Frame 1 (no input): blank canvas, image omitted
Frame 60 (the mouse pressed at the canvas centre just before this capture): blank canvas, image omitted
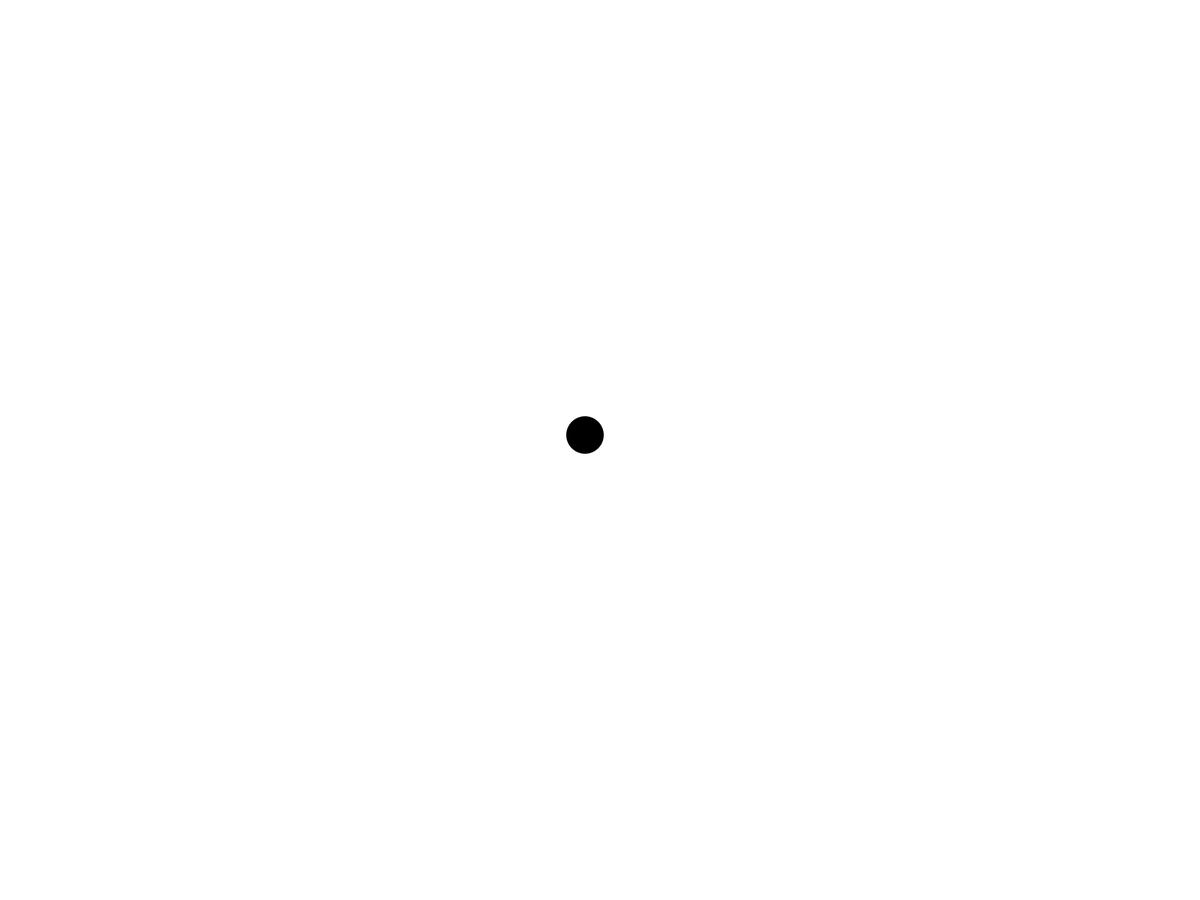
Frame 120 (the mouse held since frame 60 and released just before this capture)

The Processing sketch whose frames 1 and 60 were blank and that drew this single picture after the mouse press (run headless with seeded random() and noise(); from frame 60 on, the mouse is pressed at the canvas centre):

// Processing sketch: follow
// ── follow.pde
/*
int y;

void setup() {
  background(255);
  fullScreen();
}

void draw() {
background(255);
  if (mousePressed) {

    y=0;
  } 
  else {
    y=1;
  }

  if (y == 0){
  
    fill(0);
    noStroke();
    ellipse(mouseX,mouseY,50,50);
  }
  
}*/



void setup(){
  fullScreen();
  background(255);  
}

void draw(){
  background(255);
  int previousX = mouseX - 20;
  //int currentX = mouseX;
  int previousY = mouseY - 20;
  //int currentY = mouseY;
  
  
  
  noStroke();
  fill(0);
  ellipse (previousX, previousY,50,50);
 
 
  
  
  
}
